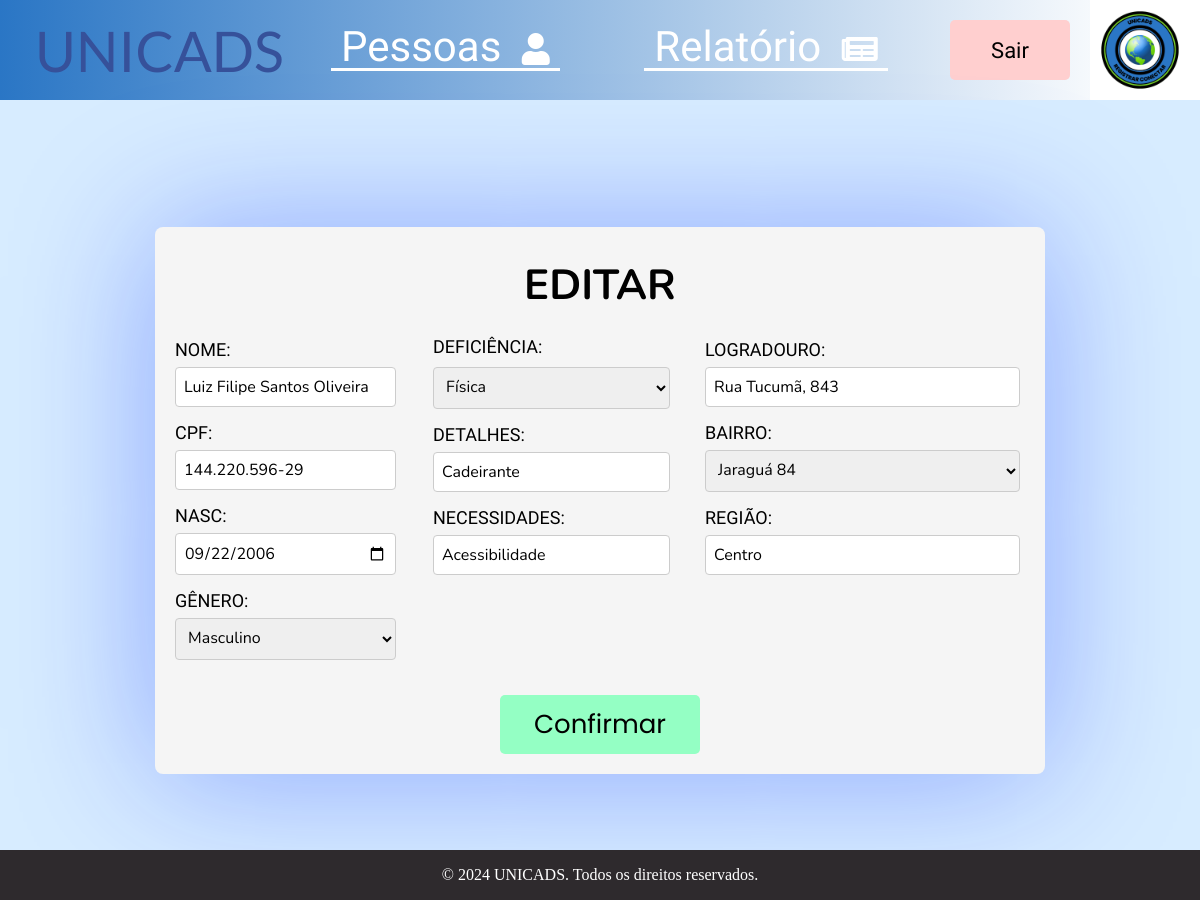
The page /editar-pessoa/47 (signed in) on the database its author committed.
### base/models.py (models this page shows, shortened)
class Pessoa(models.Model):
    DEFICIENCIA_CHOICES = [
        ('Física', 'Física'),
        ('Auditiva', 'Auditiva'),
        ('Visual', 'Visual'),
        ('Intelectual', 'Intelectual'),
        ('Psicossocial', 'Psicossocial')
    ]
    nome =  models.CharField(max_length=200, blank=False, null=False)
    cpf = models.CharField(max_length=20)
    data_nasc = models.DateField()
    genero = models.CharField(
        max_length=10,
        choices=[
        ('Masculino', 'Masculino'),
        ('Feminino', 'Feminino'),
    ],
        default='Não informado',
    )
    endereco = models.ForeignKey(Endereco, on_delete=models.SET_NULL, null=True, default=None)
    deficiencia = models.CharField(max_length=15,
                                   choices=DEFICIENCIA_CHOICES,
                                   default='Não informada')
    detalhes = models.CharField(max_length=300, default='Não Fornecido')
    necessidades = models.CharField(max_length=300, default='Não Fornecida')

class Endereco(models.Model):
    BAIRROS_CHOICES = [
        ('Água Verde', 'Água Verde'),
        ('Águas Claras', 'Águas Claras'),
        ('Amizade', 'Amizade'),
        ('Barra do Rio Cerro', 'Barra do Rio Cerro'),
        ('Barra do Rio Molha', 'Barra do Rio Molha'),
        ('Boa Vista', 'Boa Vista'),
        ('Braço Ribeirão Cavalo', 'Braço Ribeirão Cavalo'),
        ('Centenário', 'Centenário'),
        ('Centro', 'Centro'),
        ('Chico de Paulo', 'Chico de Paulo'),
        ('Czerniewicz', 'Czerniewicz'),
        ('Estrada Nova', 'Estrada Nova'),
        ('Ilha da Figueira', 'Ilha da Figueira'),
        ('Jaraguá 84', 'Jaraguá 84'),
        ('Jaraguá 99', 'Jaraguá 99'),
        ('Jaraguá Esquerdo', 'Jaraguá Esquerdo'),
        ('João Pessoa', 'João Pessoa'),
        ('Nereu Ramos', 'Nereu Ramos'),
        ('Nova Brasília', 'Nova Brasília'),
        ('Parque Malwee', 'Parque Malwee'),
        ('Rau', 'Rau'),
        ('Ribeirão Cavalo', 'Ribeirão Cavalo'),
        ('Rio Cerro I', 'Rio Cerro I'),
        ('Rio Cerro II', 'Rio Cerro II'),
        ('Rio da Luz', 'Rio da Luz'),
        ('Rio Molha', 'Rio Molha'),
        ('Santa Luzia', 'Santa Luzia'),
        ('Santo Antônio', 'Santo Antônio'),
        ('São Luís', 'São Luís'),
        ('Tifa Martins', 'Tifa Martins'),
        ('Tifa Monos', 'Tifa Monos'),
        ('Três Rios do Norte', 'Três Rios do Norte'),
        ('Três Rios do Sul', 'Três Rios do Sul'),
        ('Vieira', 'Vieira'),
        ('Vila Baependi', 'Vila Baependi'),
        ('Vila Lalau', 'Vila Lalau'),
        ('Vila Lenzi', 'Vila Lenzi'),
        ('Vila Nova', 'Vila Nova'),
    ]
    logradouro = models.CharField(max_length=200)
    bairro = models.CharField(max_length=100,
                                choices=BAIRROS_CHOICES, default='Não Informado')
    regiao = models.CharField(max_length=100)

### base/views.py (the view, shortened to what this page needs)
# urls.py: path('editar-pessoa/<int:pessoa_id>', views.editar_pessoa, name='editar'),
@login_required(login_url='login/')
def editar_pessoa(request, pessoa_id):
    pessoa = Pessoa.objects.get(id=pessoa_id)
    form_pessoa = PessoaForm(request.POST, instance=pessoa)
    form_endereco = EnderecoForm(request.POST, instance=pessoa.endereco)
    return render(request, 'editar.html', {'form_pessoa': form_pessoa, 'form_endereco': form_endereco, 'pessoa': pessoa, 'bairros':[bairro[0] for bairro in Endereco.BAIRROS_CHOICES]})

### base/forms.py
class PessoaForm(forms.ModelForm):
    detalhes = forms.CharField(required=False)
    necessidades = forms.CharField(required=False)
    class Meta:
        model = Pessoa
        fields = ['nome', 'cpf', 'data_nasc', 'genero', 'deficiencia','detalhes', 'necessidades']

class EnderecoForm(forms.ModelForm):
    class Meta:
        model = Endereco
        fields = ['logradouro', 'bairro', 'regiao']

### base/templates/editar.html (shortened to what this page needs)
{% extends "base.html" %}
{% load static %}
{% block css %}{% static 'css/cadastro_editar.css' %}{% endblock %}
{% block conteudo %}
<link rel="stylesheet" href="https://cdnjs.cloudflare.com/ajax/libs/font-awesome/5.15.4/css/all.min.css">
<main>
    <div class="box">
        <h1 class="text">EDITAR</h1>
        <form method="post" class="edit-form">
            <div class="dados">
                <div class="pessoa">
                    <div class="esquerda">
                        <div class="form-group">
                            <label for="id_nome">NOME:</label>
                            <input type="text" name="nome" id="id_nome" autocomplete="off" value="{{ form_pessoa.instance.nome }}" required>
                        </div>
                        <div class="form-group">
                            <label for="id_cpf">CPF:</label>
                            <input type="text" name="cpf" id="id_cpf" autocomplete="off" maxlength="14" value="{{ form_pessoa.instance.cpf }}">
                        </div>
                        <div class="form-group">
                            <label for="id_nasc">NASC:</label>
                            <input type="date" name="data_nasc" id="id_nasc" autocomplete="off" value="{{ form_pessoa.instance.data_nasc|date:'Y-m-d' }}">
                        </div>
                        <div class="form-group">
                            <label for="id_genero">GÊNERO:</label>
                            <select name="genero" id="id_genero">
                                <option value="Masculino"{% if form_pessoa.genero == 'Masculino' %}selected{% endif %}>Masculino</option>
                            </select>
                        </div>
                    </div>
                    <div class="direita">
                        <div class="form-group">
                            <label for="id_deficiencia">DEFICIÊNCIA:</label>
                            <select name="deficiencia" id="id_deficiencia" required>
                                <option value="Física" {% if form_pessoa.instance.deficiencia == 'Física' %}selected{% endif %}>Física</option>
                            </select>
                        </div>
                        <div class="form-group">
                            <label for="id_detalhes">DETALHES:</label>
                            <input type="text" name="detalhes" id="id_detalhes" autocomplete="off" value="{{ form_pessoa.instance.detalhes }}">
                        </div>
                        <div class="form-group">
                            <label for="id_necessidades">NECESSIDADES:</label>
                            <input type="text" name="necessidades" id="id_necessidades" autocomplete="off" value="{{ form_pessoa.instance.necessidades }}">
                        </div>
                    </div>
                </div>
                <div class="endereco">
                    <div class="form-group">
                        <label for="id_logradouro">LOGRADOURO:</label>
                        <input type="text" name="logradouro" id="id_logradouro" autocomplete="off" value="{{ form_pessoa.instance.endereco.logradouro }}">
                    </div>
                    <div class="form-group">
                        <label for="id_bairro">BAIRRO:</label>
                            <select name="bairro" id="id_bairro" required>
                                {% for bairro in bairros %}
                                <option value="{{ bairro }}" {% if form_pessoa.instance.endereco.bairro == bairro %}selected{% endif %}>{{ bairro }}</option>
                                {% endfor %}
                            </select>
                    </div>
                    <div class="form-group">
                        <label for="id_regiao">REGIÃO:</label>
                        <input type="text" name="regiao" id="id_regiao" autocomplete="off" value="{{ form_pessoa.instance.endereco.regiao }}">
                    </div>
                </div>
            </div>
            <div class="botao">
                <button type="submit" class="btn">Confirmar</button>
            </div>
        </form>
    </div>
</main>
{% endblock %}

### static/css/cadastro_editar.css (style rules this page uses)
main { width: 100%; min-height: 800px; display: flex; align-items: center; justify-content: center; }
.box { width: 850px; padding: 20px; background-color: #f5f5f5; border-radius: 8px; box-shadow: 0 2px 140px rgba(0, 38, 255, 0.363); }
.text { text-align: center; font-family: 'Nunito'; font-size: 42px; margin-top: 10px; margin-bottom: 25px; }
.edit-form { display: flex; flex-direction: column; justify-content: flex-start; }
.dados { display: flex; justify-content: flex-start; }
.pessoa { display: flex; width: 180px; }
.pessoa .direita { margin-top: -3px; margin-left: 100px; }
.endereco { width: 300px; margin-left: 350px; }
.form-group { display: flex; flex-direction: column; margin-bottom: 15px; }
.form-group label { font-family: 'Quicksand'; font-size: 18px; margin-bottom: 7px; }
.form-group select, .form-group input { font-family: 'Nunito'; padding: 8px; font-size: 16px; border: 1px solid #ccc; border-radius: 4px; box-sizing: border-box; width: 140%; }
.direita select { margin-top: 3px; font-size: 16px; width: 180%; }
input#id_logradouro, input#id_regiao, select#id_bairro { width: 105%; }
#id_necessidades, #id_detalhes { width: 180%; }
.botao { display: flex; justify-content: center; margin-top: 20px; }
.botao button { width: 200px; padding: 10px; background-color: #94ffc4; color: rgb(0, 0, 0); border: none; border-radius: 5px; font-size: 26px; font-family: 'Poppins'; cursor: pointer; transition: background 0.3s ease; }

### base/templates/base.html (style rules this page uses)
body { margin: 0; padding: 0; min-height: 900px; min-width: fit-content; background-color: rgb(215, 236, 255); }

### rows shown on the page
Pessoa: nome "Luiz Filipe Santos Oliveira", cpf "144.220.596-29", data_nasc "09/22/2006", deficiencia "Física", detalhes "Cadeirante", necessidades "Acessibilidade", logradouro "Rua Tucumã, 843", bairro "Jaraguá 84", regiao "Centro"
